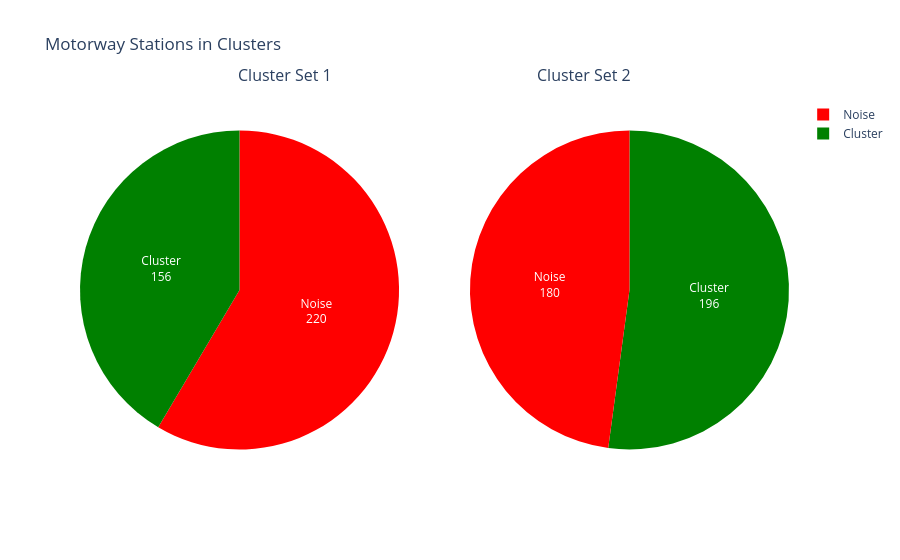

The notebook cell saved with this chart:
### Markdown cell above
### First we will start start cleaning all the Motorwaystations from the Dataset, to prevent scewed results.

### Code cell
motorway_stations = (
    pl.read_csv(
        INPUT_ROOT + "\\autobahn_stations.csv",
        null_values=["nicht", "NA", "N/A", "", "Nicht"]
    )
    .select(pl.col("uuid").alias("station_uuid"))
)

# Plot the distribution of motorway stations across clusters for both parameter sets.

fig = plot_motorway_cluster_pies(
    OUTPUT_ROOT + f"\\stations_clusters_eps{eps1}_min_samples{min_samples1}.csv",
    OUTPUT_ROOT + f"\\stations_clusters_eps{eps2}_min_samples{min_samples2}.csv",
    motorway_stations
)

fig.show()

### Figure 1 — Plotly figure (JSON) as saved in the notebook; plotly's stock layout.template omitted (floating-point values rounded to 4 significant figures)
{"data": [{"domain": {"x": [0, 0.45], "y": [0, 1]}, "labels": ["Cluster", "Noise"], "marker": {"colors": ["green", "red"]}, "name": "Cluster Set 1", "textinfo": "label+value", "type": "pie", "values": [156, 220]}, {"domain": {"x": [0.55, 1], "y": [0, 1]}, "labels": ["Cluster", "Noise"], "marker": {"colors": ["green", "red"]}, "name": "Cluster Set 2", "textinfo": "label+value", "type": "pie", "values": [196, 180]}], "layout": {"annotations": [{"font": {"size": 16}, "showarrow": false, "text": "Cluster Set 1", "x": 0.22, "y": 1.1}, {"font": {"size": 16}, "showarrow": false, "text": "Cluster Set 2", "x": 0.78, "y": 1.1}], "title": {"text": "Motorway Stations in Clusters"}}}
